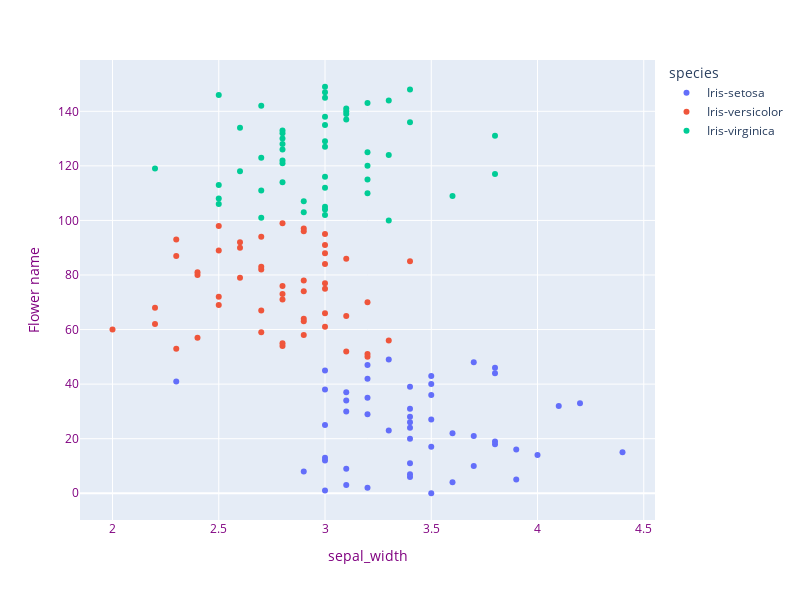

The notebook cell saved with this chart:
### Code cell
fig = px.scatter(data_frame=data,x="sepal_width",color="species")
fig.update_layout(width=800,height=600,
                  xaxis=dict(title="sepal_width",color="purple"),
                  yaxis=dict(title="Flower name",color="purple"))
fig.show()

### Figure 1 — Plotly figure (JSON) as saved in the notebook; plotly's stock layout.template omitted (floating-point values rounded to 4 significant figures)
{"data": [{"hovertemplate": "species=Iris-setosa<br>sepal_width=%{x}<br>index=%{y}<extra></extra>", "legendgroup": "Iris-setosa", "marker": {"color": "#636efa", "symbol": "circle"}, "mode": "markers", "name": "Iris-setosa", "orientation": "h", "showlegend": true, "type": "scatter", "x": [3.5, 3, 3.2, 3.1, 3.6, 3.9, 3.4, 3.4, 2.9, 3.1, 3.7, 3.4, 3, 3, 4, 4.4, 3.9, 3.5, 3.8, 3.8, 3.4, 3.7, 3.6, 3.3, 3.4, 3, 3.4, 3.5, 3.4, 3.2, 3.1, 3.4, 4.1, 4.2, 3.1, 3.2, 3.5, 3.1, 3, 3.4, 3.5, 2.3, 3.2, 3.5, 3.8, 3, 3.8, 3.2, 3.7, 3.3], "xaxis": "x", "y": [0, 1, 2, 3, 4, 5, 6, 7, 8, 9, 10, 11, 12, 13, 14, 15, 16, 17, 18, 19, 20, 21, 22, 23, 24, 25, 26, 27, 28, 29, 30, 31, 32, 33, 34, 35, 36, 37, 38, 39, 40, 41, 42, 43, 44, 45, 46, 47, 48, 49], "yaxis": "y"}, {"hovertemplate": "species=Iris-versicolor<br>sepal_width=%{x}<br>index=%{y}<extra></extra>", "legendgroup": "Iris-versicolor", "marker": {"color": "#EF553B", "symbol": "circle"}, "mode": "markers", "name": "Iris-versicolor", "orientation": "h", "showlegend": true, "type": "scatter", "x": [3.2, 3.2, 3.1, 2.3, 2.8, 2.8, 3.3, 2.4, 2.9, 2.7, 2, 3, 2.2, 2.9, 2.9, 3.1, 3, 2.7, 2.2, 2.5, 3.2, 2.8, 2.5, 2.8, 2.9, 3, 2.8, 3, 2.9, 2.6, 2.4, 2.4, 2.7, 2.7, 3, 3.4, 3.1, 2.3, 3, 2.5, 2.6, 3, 2.6, 2.3, 2.7, 3, 2.9, 2.9, 2.5, 2.8], "xaxis": "x", "y": [50, 51, 52, 53, 54, 55, 56, 57, 58, 59, 60, 61, 62, 63, 64, 65, 66, 67, 68, 69, 70, 71, 72, 73, 74, 75, 76, 77, 78, 79, 80, 81, 82, 83, 84, 85, 86, 87, 88, 89, 90, 91, 92, 93, 94, 95, 96, 97, 98, 99], "yaxis": "y"}, {"hovertemplate": "species=Iris-virginica<br>sepal_width=%{x}<br>index=%{y}<extra></extra>", "legendgroup": "Iris-virginica", "marker": {"color": "#00cc96", "symbol": "circle"}, "mode": "markers", "name": "Iris-virginica", "orientation": "h", "showlegend": true, "type": "scatter", "x": [3.3, 2.7, 3, 2.9, 3, 3, 2.5, 2.9, 2.5, 3.6, 3.2, 2.7, 3, 2.5, 2.8, 3.2, 3, 3.8, 2.6, 2.2, 3.2, 2.8, 2.8, 2.7, 3.3, 3.2, 2.8, 3, 2.8, 3, 2.8, 3.8, 2.8, 2.8, 2.6, 3, 3.4, 3.1, 3, 3.1, 3.1, 3.1, 2.7, 3.2, 3.3, 3, 2.5, 3, 3.4, 3], "xaxis": "x", "y": [100, 101, 102, 103, 104, 105, 106, 107, 108, 109, 110, 111, 112, 113, 114, 115, 116, 117, 118, 119, 120, 121, 122, 123, 124, 125, 126, 127, 128, 129, 130, 131, 132, 133, 134, 135, 136, 137, 138, 139, 140, 141, 142, 143, 144, 145, 146, 147, 148, 149], "yaxis": "y"}], "layout": {"height": 600, "legend": {"title": {"text": "species"}, "tracegroupgap": 0}, "margin": {"t": 60}, "width": 800, "xaxis": {"anchor": "y", "autorange": true, "color": "purple", "domain": [0, 1], "range": [1.847, 4.553], "title": {"text": "sepal_width"}, "type": "linear"}, "yaxis": {"anchor": "x", "autorange": true, "color": "purple", "domain": [0, 1], "range": [-9.805, 158.8], "title": {"text": "Flower name"}, "type": "linear"}}}
